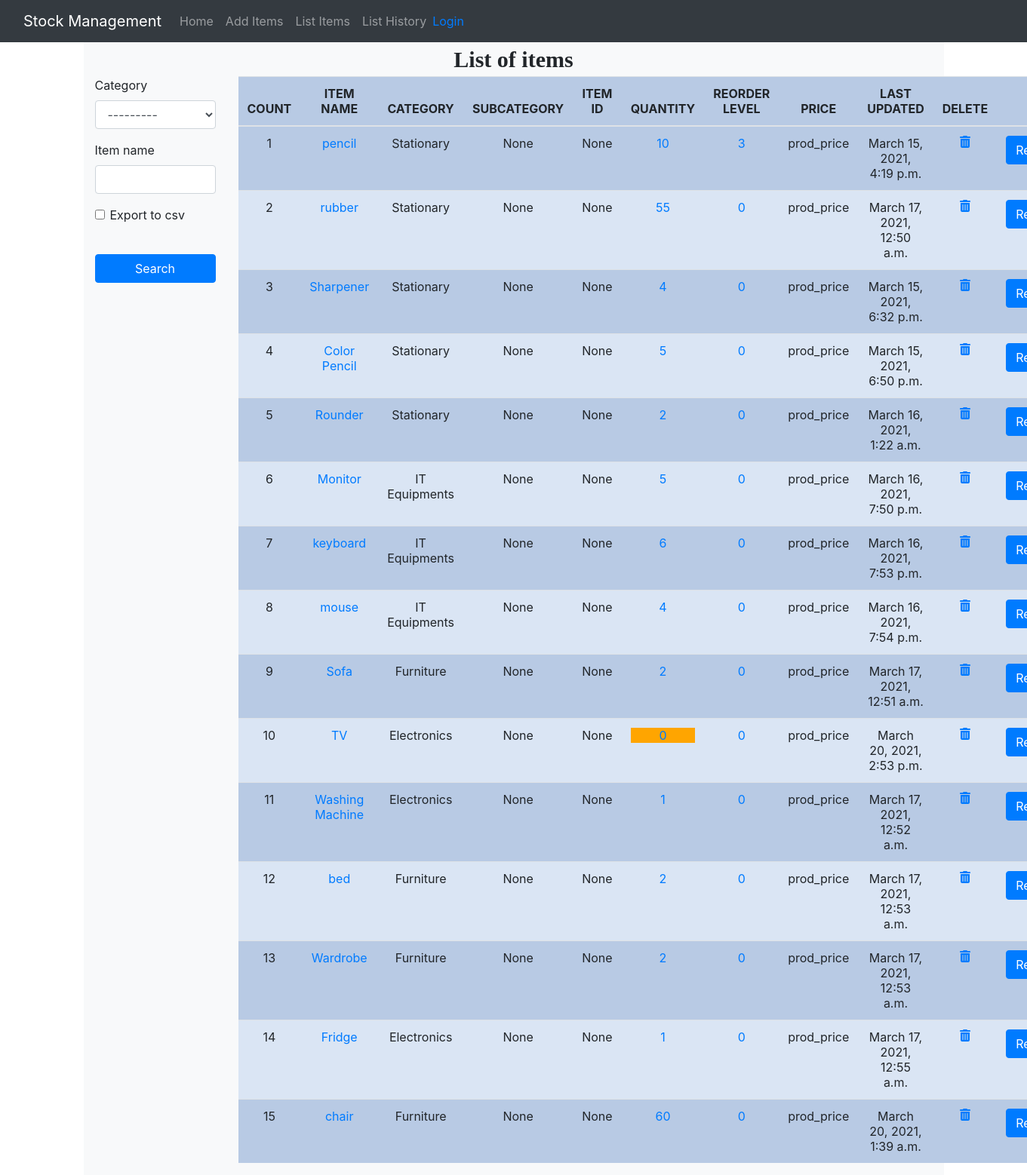
The app's page /list_items/ with its own data.
### stockmgmt/models.py (models this page shows, shortened)
class Stock(models.Model):
	category = models.ForeignKey(Category, blank=True, on_delete=models.CASCADE,null=True)
	subcategory = models.ForeignKey(Subcategory, blank=True, on_delete=models.CASCADE,null=True)
	item_name = models.CharField(max_length=50, blank=True, null=True)
	quantity = models.IntegerField(default='0', blank=True, null=True)
	receive_quantity = models.IntegerField(default='0', blank=True, null=True)
	receive_by = models.CharField(max_length=50, blank=True, null=True)
	issue_quantity = models.IntegerField(default='1', blank=True, null=True)
	issue_by = models.CharField(max_length=50, blank=True, null=True)
	issue_to = models.CharField(max_length=50, blank=True, null=True)
	phone_number = models.CharField(max_length=10, blank=True, null=True)
	created_by = models.CharField(max_length=50, blank=True, null=True)
	reorder_level = models.IntegerField(default='0', blank=True, null=True)
	last_updated = models.DateTimeField(auto_now_add=False, auto_now=True)
	timestamp = models.DateTimeField(auto_now_add=True, auto_now=False)
	prod_id = models.CharField(max_length=20,blank=True,null=True)
	shipMode = models.CharField(max_length=50, blank=True,null=True)
	market = models.CharField(max_length=50, blank=True, null=True)
	sales = models.FloatField(default='0', blank=True, null=True)
	discount = models.FloatField(default='0', blank=True, null=True)
	profit = models.FloatField(default='0', blank=True, null=True)
	shipping_cost = models.FloatField(default='0', blank=True, null=True)
	order_priority = models.IntegerField(default='0', blank=True, null=True)
	shipday = models.IntegerField(blank=True, null=True)
	shipmonth = models.IntegerField(blank=True, null=True)
	shipyear = models.IntegerField(blank=True, null=True)
	orderday = models.IntegerField(blank=True, null=True)
	ordermonth = models.IntegerField(blank=True, null=True)
	orderyear = models.IntegerField(blank=True, null=True)
	prod_price = models.FloatField(default='0', blank=True, null=True)

class Category(models.Model):
	name = models.CharField(max_length=50, blank=True, null=True)
	def __str__(self):
		return self.name

### stockmgmt/views.py (the view, shortened to what this page needs)
# urls.py: path("list_items/", views.list_items, name="list_tems"),
def list_items(request):
    form = StockSearchForm(request.POST or None)
    queryset = Stock.objects.all()
    context = {
        "title" : 'List of items',
        "queryset" : queryset,
        "form" : form
    }
    return render(request, "list_items.html", context)

### stockmgmt/forms.py
class StockSearchForm(forms.ModelForm):
    class Meta:
        model = Stock
        fields = ['category', 'item_name']
    export_to_csv = forms.BooleanField(required=False)

### stockmgmt/templates/list_items.html (shortened to what this page needs)
{% load static %}
{% load crispy_forms_tags %}
{% include 'nav.html' %}
<!DOCTYPE html>
<html>
<head>
  <title{{title}}>
    <link href="{% static 'css/stylesheet.css' %}" rel="stylesheet">
    <link rel="stylesheet" href="https://maxcdn.bootstrapcdn.com/bootstrap/4.5.2/css/bootstrap.min.css">
</head>
<body>
  <div role="main" class="container bg-light">
    <div class="header">
      {{title}}
    </div>
    <div class="row">
      <div class="col-sm-2">
        <form method="POST" action="">
          {{form|crispy}}
          <br>
          <input type="submit" class="btn btn-primary mybutton" value="Search"> </input>
        </form>
      </div>
      <div class="col-sm-10">
        <div class="display_table">
          <table class='table'>
            <thead>
              <tr>
                <th>COUNT</th>
                <th>ITEM NAME</th>
                <th>CATEGORY</th>
                <th>SUBCATEGORY</th>
                <th>ITEM ID</th>
                <th>QUANTITY</th>
                <th>REORDER LEVEL </th>
                <th>PRICE</th>
                <th>LAST UPDATED</th>
                <th>DELETE</th>
                <th></th>
              </tr>
            </thead>
            {% for instance in queryset %}
            <tr>
              <td>{{forloop.counter}}</td>
              <td><a href="{% url 'update_items' instance.id %}"> {{instance.item_name}} </a></td>
              <td>{{instance.category}}</td>
              <td>{{instance.subcategory}}</td>
              <td> {{instance.prod_id}} </td>
              <td>
                {% if instance.quantity <= instance.reorder_level %}
                <div style="background-color : orange; "><a href="{% url 'stock_detail' instance.id %}">
                    {{instance.quantity}} </a> </div>
                {% else %}
                <a href="{% url 'stock_detail' instance.id %}"> {{instance.quantity}} </a>
                {% endif %}
              </td>
              <td> <a href="{%url 'reorder_level' instance.id %}">{{instance.reorder_level}} </a> </td>
              <td> {{instance.prod_price}} </td>
              <td> {{instance.last_updated}} </td>
              <td><a href="{% url 'delete_items' instance.id %}"> <i class="fas fa-trash-alt"> </i> </a> </td>
              <td><button type="button" class="btn btn-primary" data-toggle='modal' data-target='#myModal'>
                  Reorder
                </button></td>
            </tr>
            {% endfor %}
          </table>
        </div>
      </div>
    </div>
</body>
</html>

### stockmgmt/templates/nav.html (shortened to what this page needs)
<nav class="navbar navbar-expand-lg navbar-dark bg-dark">
<div class="container-fluid">
    <a class="navbar-brand" href="#">Stock Management</a>
    <div class="collapse navbar-collapse" id="navbarSupportedContent">
        <ul class="navbar-nav me-auto mb-2 mb-lg-0">
        <li class="nav-item">
            <a class="nav-link" aria-current="page" href="/">Home</a>
        </li>
        <li class="nav-item">
            <a class="nav-link" href="/add_items">Add Items</a>
        </li>
        <li class="nav-item">
            <a class="nav-link" href="/list_items" tabindex="-1" aria-disabled="true">List Items</a>
        </li>
        <li class="nav-item">
            <a class="nav-link" href="/list_history"> List History </a>
        </li>
        </ul>
        <ul class="navbar-nav">
        {% if request.user.is_authenticated %}
        <li><a href="/"><button class="btn btn-danger">{{ user }} | Logout</button></a></li>
        {% else %}
        <li><a href="/accounts/login">Login</a></li>
        {% endif %}
    </ul>
    </div>
</div>
</nav>

### stockmgmt/static/css/stylesheet.css (style rules this page uses)
.table { text-align: center; }
.myButton { width: 100%; }
.table tr:nth-child(odd) { background: #B8CAE4 }
.table tr:nth-child(even) { background: #dae5f4 }
.header { font-size: 30px; text-align: center; font-weight: bold; font-family: 'Times New Roman', Times, serif; }

### records on screen
Stock: item_name "pencil", category "Stationary", subcategory "None", prod_id "None", quantity "10", reorder_level "3", prod_price "prod_price", last_updated "March 15, 2021, 4:19 p.m."
Stock: item_name "rubber", category "Stationary", subcategory "None", prod_id "None", quantity "55", reorder_level "0", prod_price "prod_price", last_updated "March 17, 2021, 12:50 a.m."
Stock: item_name "Sharpener", category "Stationary", subcategory "None", prod_id "None", quantity "4", reorder_level "0", prod_price "prod_price", last_updated "March 15, 2021, 6:32 p.m."
Stock: item_name "Color Pencil", category "Stationary", subcategory "None", prod_id "None", quantity "5", reorder_level "0", prod_price "prod_price", last_updated "March 15, 2021, 6:50 p.m."
Stock: item_name "Rounder", category "Stationary", subcategory "None", prod_id "None", quantity "2", reorder_level "0", prod_price "prod_price", last_updated "March 16, 2021, 1:22 a.m."
Stock: item_name "Monitor", category "IT Equipments", subcategory "None", prod_id "None", quantity "5", reorder_level "0", prod_price "prod_price", last_updated "March 16, 2021, 7:50 p.m."
Stock: item_name "keyboard", category "IT Equipments", subcategory "None", prod_id "None", quantity "6", reorder_level "0", prod_price "prod_price", last_updated "March 16, 2021, 7:53 p.m."
Stock: item_name "mouse", category "IT Equipments", subcategory "None", prod_id "None", quantity "4", reorder_level "0", prod_price "prod_price", last_updated "March 16, 2021, 7:54 p.m."
Stock: item_name "Sofa", category "Furniture", subcategory "None", prod_id "None", quantity "2", reorder_level "0", prod_price "prod_price", last_updated "March 17, 2021, 12:51 a.m."
Stock: item_name "TV", category "Electronics", subcategory "None", prod_id "None", quantity "0", reorder_level "0", prod_price "prod_price", last_updated "March 20, 2021, 2:53 p.m."
Stock: item_name "Washing Machine", category "Electronics", subcategory "None", prod_id "None", quantity "1", reorder_level "0", prod_price "prod_price", last_updated "March 17, 2021, 12:52 a.m."
Stock: item_name "bed", category "Furniture", subcategory "None", prod_id "None", quantity "2", reorder_level "0", prod_price "prod_price", last_updated "March 17, 2021, 12:53 a.m."
Stock: item_name "Wardrobe", category "Furniture", subcategory "None", prod_id "None", quantity "2", reorder_level "0", prod_price "prod_price", last_updated "March 17, 2021, 12:53 a.m."
Stock: item_name "Fridge", category "Electronics", subcategory "None", prod_id "None", quantity "1", reorder_level "0", prod_price "prod_price", last_updated "March 17, 2021, 12:55 a.m."
Stock: item_name "chair", category "Furniture", subcategory "None", prod_id "None", quantity "60", reorder_level "0", prod_price "prod_price", last_updated "March 20, 2021, 1:39 a.m."

### other values on screen
{{ title }} "List of items"
